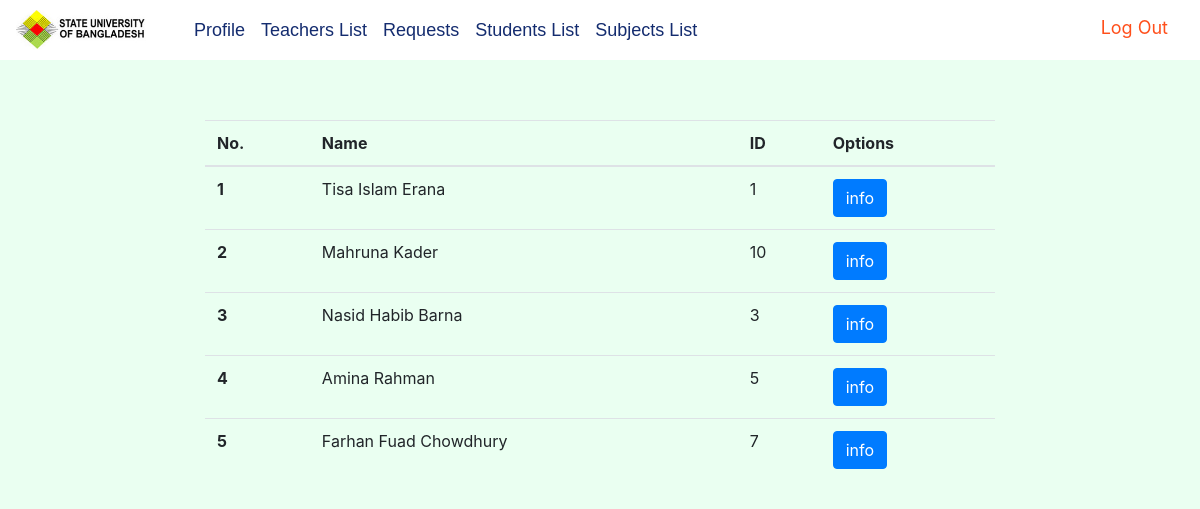
Page /admin_teacher_list.php (signed in) on the committed database.
### tables this page shows
CREATE TABLE `teachers` (
  `name` varchar(30) DEFAULT NULL,
  `insid` varchar(15) NOT NULL,
  `pass` varchar(35) NOT NULL,
  `email` varchar(40) NOT NULL,
  `status` char(1) DEFAULT NULL,
  `phone` varchar(15) DEFAULT NULL,
  `position` varchar(40) DEFAULT NULL,
  `address` varchar(70) DEFAULT NULL,
  `edu` varchar(200) DEFAULT NULL
);

### admin_teacher_list.php (the view, shortened to what this page needs)
<html>
<head>
    <link href="laibery/bootstrap.min.css" rel="stylesheet">
    <?php
    include_once 'laibery/db.php';
    ?>
</head>
<body style="background-color: rgba(230,255,239,0.82)">
<div style="height: 120px" class="header">
    <?php
    include_once 'admin_nav.php';
    ?>
</div>
<div class="row">
    <div class="col-md-2"></div>
    <div class="col-md-8">
        <table class="table">
            <thead>
            <tr>
                <?php
                $query="SELECT * from teachers WHERE status='a'";
                $result=mysqli_query($link,$query);
                $data=mysqli_fetch_all($result,MYSQLI_ASSOC);
                $i=1;
                ?>
                <th scope="col">No.</th>
                <th scope="col">Name</th>
                <th scope="col">ID</th>
                <th scope="col">Options</th>
            </tr>
            </thead>
            <tbody>
            <?php
            foreach ($data as $data_items):
                ?>
                <tr>
                    <th scope="row"><?= $i++?></th>
                    <td><?= $data_items['name']?></td>
                    <td><?= $data_items['insid']?></td>
                    <td><a style="text-decoration: none" href="admin_teacher_info.php?insid=<?= $data_items['insid']?>">
                            <button class="btn btn-primary">info</button>
                        </a>
                    </td>
                </tr>
            <?php endforeach; ?>
            </tbody>
        </table>
    </div>
</div>
</body>
</html>

### admin_nav.php (shortened to what this page needs)
<html>
<head>
    <link href="laibery/bootstrap.min.css" rel="stylesheet">
    <link href="laibery/nav.css" rel="stylesheet">
</head>
<body>
<nav class="navbar navbar-expand-lg fixed-top" >
    <a href="admin.php"><img src="img/s.jpg" class="brand-image"></a>
    <div class="collapse navbar-collapse" id="navbarSupportedContent">
        <div style="height: 50px;width: 40px"></div>
        <ul class="navbar-nav mr-auto">
            <li class="nav-item" >
                <a class="nav-link" id="item" href="admin_profile.php">Profile<span class="sr-only">(current)</span></a>
            </li>
            <li class="nav-item">
                <a class="nav-link" id="item" href="admin_teacher_list.php">Teachers List</a>
            </li>
            <li class="nav-item">
                <a class="nav-link" id="item" href="admin_teacher_request.php">Requests</a>
            </li>
            <li class="nav-item">
                <a class="nav-link" id="item" href="admin_student_list.php">Students List</a>
            </li>
            <li class="nav-item">
                <a class="nav-link" id="item" href="admin_subject_list.php">Subjects List</a>
            </li>
        </ul>
        <a href="logout.php" id="user" class="nav-link">Log Out</a>
    </div>
</nav>
</body>
</html>

### laibery/nav.css (style rules this page uses)
.brand-image { height: 40px; width: 130px; }
#item { color: #142c6f; height: 60px; font-family: sans-serif; font-size: 18px; line-height: 250%; }
nav { width: 100%; height: 60px; position: fixed; background-color: #ffffff; }
#user { color: #ff4f1b; height: 60px; font-size: 18px; line-height: 220%; }

### rows in the picture
teachers: name "Tisa Islam Erana", insid "1"
teachers: name "Mahruna Kader", insid "10"
teachers: name "Nasid Habib Barna", insid "3"
teachers: name "Amina Rahman", insid "5"
teachers: name "Farhan Fuad Chowdhury", insid "7"
